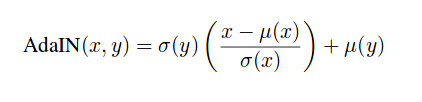
#> input picture AdaIN/images/adain.png, 422 x 102 px
$ python -i prepare.py   (imports and definitions only)
#> lines starting #> are read from the running program, lines starting #| are printed output that depends on the picture; after the words box and inside, x2 and y2 are one past the last pixel; in counts of white or black regions, pixels touching at a corner belong together
import cv2
import os
import numpy as np

# [66 lines left out: functions prepare_trim_content, prepare_trim_style, not called in this run]

def edge_smoothed(filename):
#> called with filename = '../AdaIN/images/adain.png'
    kernel_size = 5
    kernel = np.ones((kernel_size, kernel_size), np.uint8)
    gauss = cv2.getGaussianKernel(kernel_size, 0)
    gauss = gauss * gauss.transpose(1, 0)

    rgb_img = cv2.imread(filename)
#> rgb_img is the input picture: shape (102, 422, 3); mean B, G, R 248, 248, 248
    gray_img = cv2.imread(filename,0)
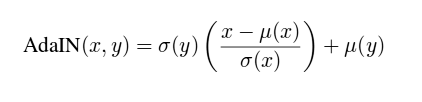
#> gray_img: shape (102, 422); min 0, max 255, mean 248
    #rgb_img = cv2.resize(rgb_img, (256, 256))
    pad_img = np.pad(rgb_img, ((2,2), (2,2), (0,0)), mode='reflect')
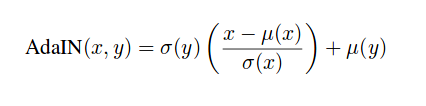
#> pad_img: shape (106, 426, 3); mean B, G, R 248.3, 248.3, 248.4
    #gray_img = cv2.resize(gray_img, (256, 256))
    edges = cv2.Canny(gray_img, 100, 200)
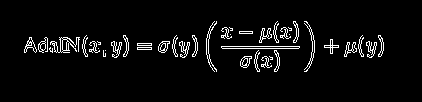
#> edges: shape (102, 422); 4.6% white in thin lines or dots, all inside (x1, y1, x2, y2) = (24, 21, 384, 72)
    dilation = cv2.dilate(edges, kernel)
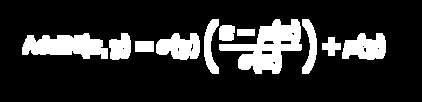
#> dilation: shape (102, 422); 17.7% white; 11 white regions, largest, box (x1, y1, x2, y2) and area: (219, 19, 302, 74) 2190, (22, 33, 108, 59) 1524, (342, 33, 386, 60) 881

    gauss_img = np.copy(rgb_img)
    idx = np.where(dilation != 0)
#> idx = 7632 positions, rows 19 to 73, columns 22 to 385
    for i in range(np.sum(dilation != 0)):
        gauss_img[idx[0][i], idx[1][i], 0] = np.sum(np.multiply(pad_img[idx[0][i]:idx[0][i] + kernel_size, idx[1][i]:idx[1][i] + kernel_size, 0], gauss))
        gauss_img[idx[0][i], idx[1][i], 1] = np.sum(np.multiply(pad_img[idx[0][i]:idx[0][i] + kernel_size, idx[1][i]:idx[1][i] + kernel_size, 1], gauss))
        gauss_img[idx[0][i], idx[1][i], 2] = np.sum(np.multiply(pad_img[idx[0][i]:idx[0][i] + kernel_size, idx[1][i]:idx[1][i] + kernel_size, 2], gauss))
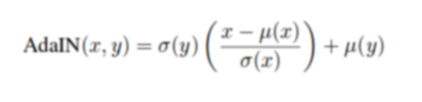
#> gauss_img: shape (102, 422, 3); 16.65% of pixels changed, all inside (x1, y1, x2, y2) = (22, 19, 386, 74)

    image = gauss_img
    height, width = image.shape[0], image.shape[1]
#> height = 102; width = 422

    if height > width:
        scale = 257 / width
        new_width = int(width * scale)
        new_height = int(height * scale)
        image = cv2.resize(image, (new_width, new_height))

    if height <= width:
        scale = 257 / height
#> scale = 2.52
        new_width = int(width * scale)
#> new_width = 1063
        new_height = int(height * scale)
#> new_height = 257
        image = cv2.resize(image, (new_width, new_height))

    rnd1 = np.random.randint(new_height - 128)
#> rnd1 = 47
    rnd2 = np.random.randint(new_width - 128)
#> rnd2 = 629

    leftup = rnd1
#> leftup = 47
    leftdown = rnd1 + 128
#> leftdown = 175
    rightup = rnd2 + 128
#> rightup = 757
    rightdown = rnd2
#> rightdown = 629

    image = image[leftup : leftdown , rightdown : rightup]
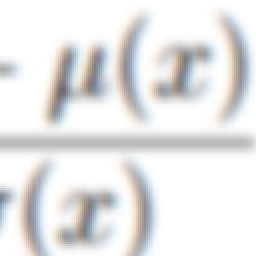
#> image: shape (128, 128, 3) (shown 2 times larger); mean B, G, R 231, 231, 231

    image = image[:,:,::-1]
    image = image.transpose(2,0,1)
    image = (image-127.5)/127.5

    return image

>>> result = edge_smoothed('../AdaIN/images/adain.png')

$ run again, on AdaIN/images/network.png
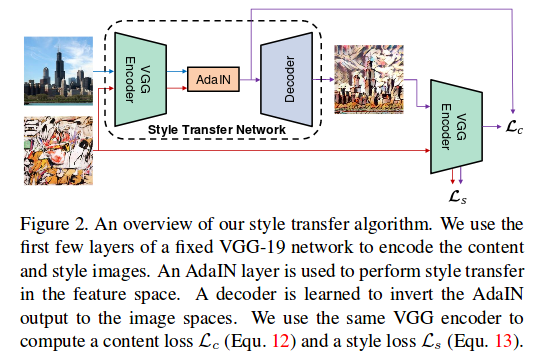
#> input picture AdaIN/images/network.png, 536 x 359 px
#> in edge_smoothed, rgb_img is the input picture: shape (359, 536, 3); mean B, G, R 226.4, 227.1, 226.9
#> in edge_smoothed, `edges = cv2.Canny(gray_img, 100, 200)`:
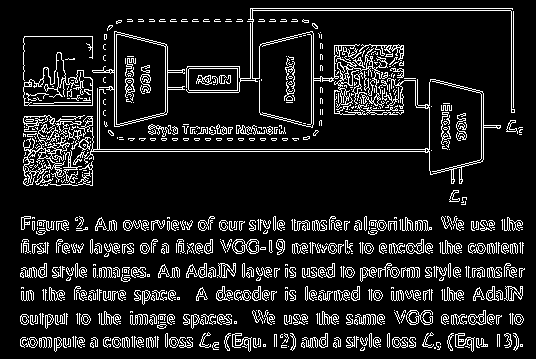
#> edges: shape (359, 536); 11.9% white in thin lines or dots
#> dilation: shape (359, 536); 42.4% white; 84 white regions, largest, box (x1, y1, x2, y2) and area: (21, 6, 517, 188) 33352, (289, 214, 434, 237) 2216, (303, 261, 422, 303) 1913
#> idx = 81554 positions, rows 6 to 353, columns 18 to 526
#> in edge_smoothed, `image = image[leftup : leftdown , rightdown : rightup]`:
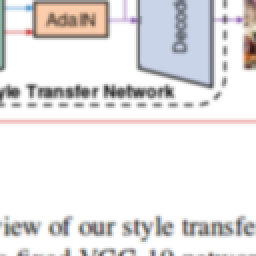
#> image: shape (128, 128, 3) (shown 2 times larger); mean B, G, R 230.4, 229.8, 231.8
